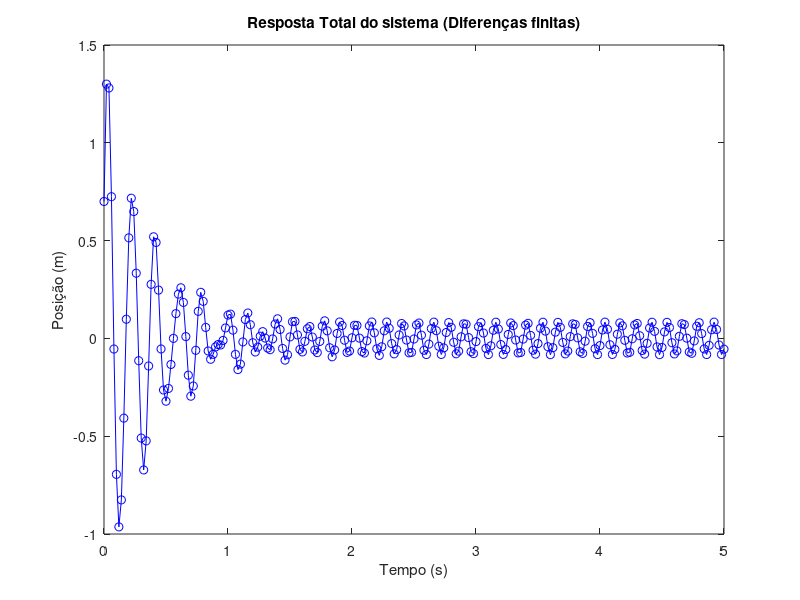

Write MATLAB code to recreate this figure.
% Parâmetros do sistema
m = 1;     % massa (kg)
c = 5;     % constante do amortecedor (Ns/m)
k = 1000;  % constante da mola (N/m)

% Condições iniciais
x0 = 0.7;  % posição inicial (m)
v0 = 30;   % velocidade inicial (m/s)

% Função da força externa
F = @(t) -100 *cos(50*t);  % Exemplo: F(t) = -100*cos(50t)

% Tempo de simulação
t_start = 0;
t_end = 5;
dt = 0.02;
t = t_start:dt:t_end;


%Iterações a partir das condições iniciais
x(1) = x0;
x(2) = v0*dt + x(1);


%Resto das iterações
for i = 3 : (length(t))
    x(i) = x(i-1)*(2-dt*c/m - (dt)^2*k/m)+x(i-2)*(dt*c/m-1)-(dt)^2/m*F(t_start+i*dt);
end

%Gráfico
length(t);
length(x);
figure;
plot(t,x,'bo-');
xlabel('Tempo (s)');
ylabel('Posição (m)');
title('Resposta Total do sistema (Diferenças finitas)');

 
